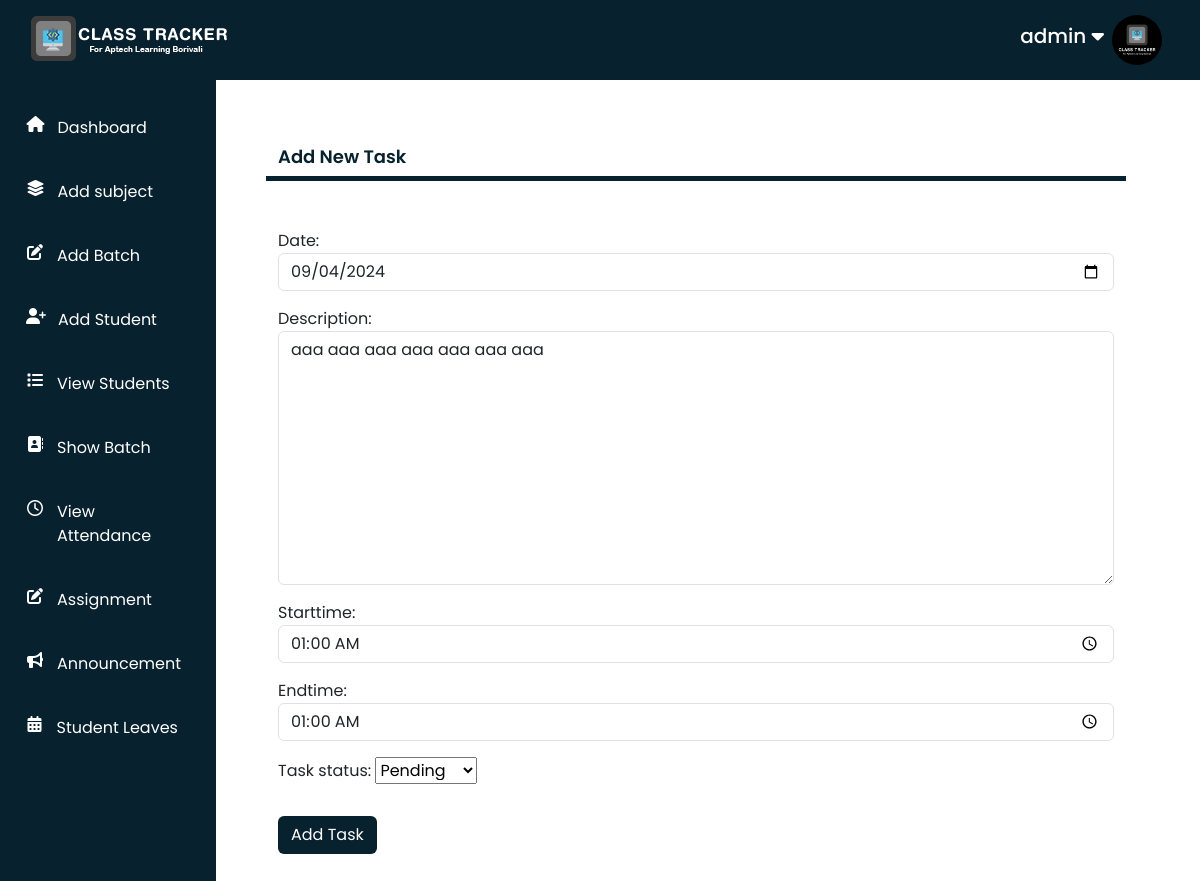
Page /teacher/dashboardteacher/updatetask/22/ (signed in) on the committed database.
### Teacher/models.py (models this page shows, shortened)
class AddStudent(models.Model):
    user = models.OneToOneField(User,on_delete=models.PROTECT,primary_key=True)
    student_id = models.CharField(max_length=100,unique=True)
    student_batch = models.ForeignKey(AddBatch,on_delete=models.SET_NULL,null=True,blank=True)
    student_name = models.CharField(max_length=100)
    student_number = models.PositiveIntegerField()
    student_gender = models.CharField(max_length=100)
    student_dob = models.DateField()
    student_address = models.CharField(max_length=300)
    student_image = models.ImageField(upload_to='profile_image',blank=True)
    student_status = models.CharField(max_length=100)

class Task(models.Model):
    date = models.DateField()
    description = models.TextField()
    starttime = models.TimeField()
    endtime = models.TimeField()
    task_status = models.CharField(max_length=100,default='Pending',choices=TASK_STATUS_CHOICES,)
    def __str__(self):
        return f"{self.task_status}"

### Teacher/views.py (the view)
# urls.py: path('dashboardteacher/updatetask/<int:id>/', views.update_task, name='updatetask'),
def update_task(request,id):
    stud_data = AddStudent.objects.get(user=request.user)
    task = Task.objects.get(id=id)
    print(task)
    if request.method == 'POST':
        form = TaskForm(request.POST, instance=task)
        if form.is_valid():
            form.save()
            return redirect('dashboardteacher')
    else:
        form = TaskForm(instance=task)
    return render(request, 'Teacher/add_task.html', {'form': form, 'name':request.user,'stud_data':stud_data})

### Teacher/forms.py
class TaskForm(forms.ModelForm):
    class Meta:
        model = Task
        fields = ['date', 'description','starttime','endtime','task_status']
        widgets = {
            'date': forms.DateInput(attrs={'type': 'date','class': 'form-control',}),
            'description':forms.Textarea(attrs={'class': 'form-control',}),
            'starttime': forms.TimeInput(attrs={'type': 'time','class': 'form-control',}),
            'endtime': forms.TimeInput(attrs={'type': 'time','class': 'form-control',}),
        }

### Teacher/templates/Teacher/add_task.html (shortened to what this page needs)
{% extends "Teacher/base.html" %}
{% block content %}
<h4 class="container  mt-3 borderline pb-2 textcolor">Add New Task</h4>
    <form method="post" class="container mt-5">
        {{ form.as_p }}
        <button type="submit" class='buttoncolor btn mt-3'>Add Task</button>
    </form>
{% endblock content %}

### Teacher/templates/Teacher/navbar.html (shortened to what this page needs)
{% load static %}
<nav class="navbar-container">
	<div class="navbar-img"><img src="{% static "Teacher/images/Navbar-logo.png" %}" alt="" srcset=""></div>
	<div class="personal-info">
		<h2>{{name}}  <i class="fa-solid fa-caret-down"></i></h2>
		<div class="img-section mx-2">
			{% if stud_data.student_image %}
			<img src="{{stud_data.student_image.url}}" alt="">
			{% else %}
			<img src="{% static 'Teacher/images/user-default.png' %}" alt="Not Img">
			{% endif %}
		</div>
	</div>
</nav>

### Teacher/static/Teacher/css/style.css (style rules this page uses)
* { margin: 0; padding: 0; box-sizing: border-box; }
body { font-family: "Poppins", sans-serif; overflow-x: hidden; font-style: normal; }
.borderline { border-bottom: 5px solid rgb(8, 33, 46); }
.textcolor { color:rgb(8, 33, 46) ; font-weight: 600; }
.buttoncolor { background-color: rgb(8, 33, 46); color: #fff; }
.navbar-container { width: 100%; height: 100%; display: flex; justify-content: space-between; align-items: center; padding: 30px; }
.navbar-container .navbar-img { width: 200px; height: 100px; }
.navbar-container .navbar-img img { width: 100%; height: 100%; }
.navbar-container .personal-info { display: flex; justify-content: space-between; align-items: center; height: 100%; cursor: pointer; }
.navbar-container .personal-info h2 { font-size: 20px; }
.navbar-container .personal-info .img-section { width: 50px; height: 50px; border-radius: 50%; margin-right: 20px; }
.navbar-container .personal-info .img-section img { width: 100%; height: 100%; object-fit: cover; border-radius: 50%; }
@media (max-width:1368px) { h4 { font-size: 18px; } }

### rows in the picture
AddStudent: student_image (picture)
Task: date "09/04/2024", description "aaa aaa aaa aaa aaa aaa aaa", starttime "01:00:00", endtime "01:00:00", task_status "Pending"

### other values in the picture
{{ name }} "admin"
